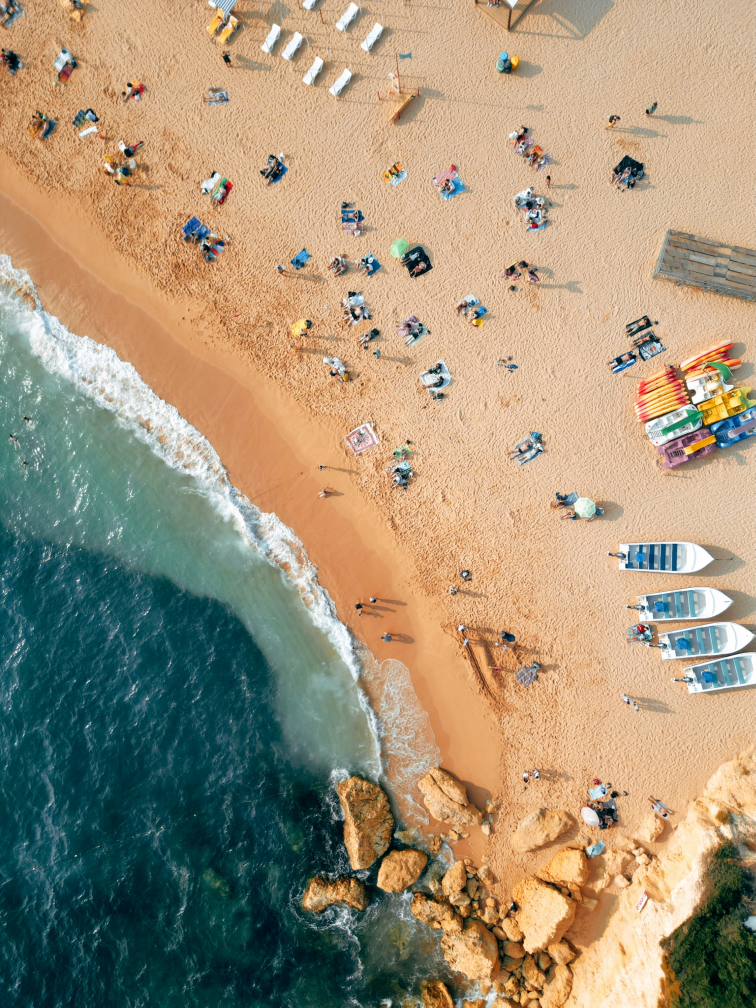
#> input picture Practical_04/images/input.jpg, 3023 x 4031 px (shown at 1/4 size)
$ python resize.py
#> lines starting #> are read from the running program, lines starting #| are printed output that depends on the picture
from PIL import Image
import os

# Input and output paths
input_path = 'images/input.jpg'
output_path = 'output/resized.jpg'

# Open image
img = Image.open(input_path)
#> img is the input picture: PIL image 3023x4031 RGB; mean R, G, B 161.2, 146.7, 121

# Reduce resolution (example: 25% of original)
new_size = (img.width // 4, img.height // 4)
#> new_size = (755, 1007)
resized_img = img.resize(new_size)
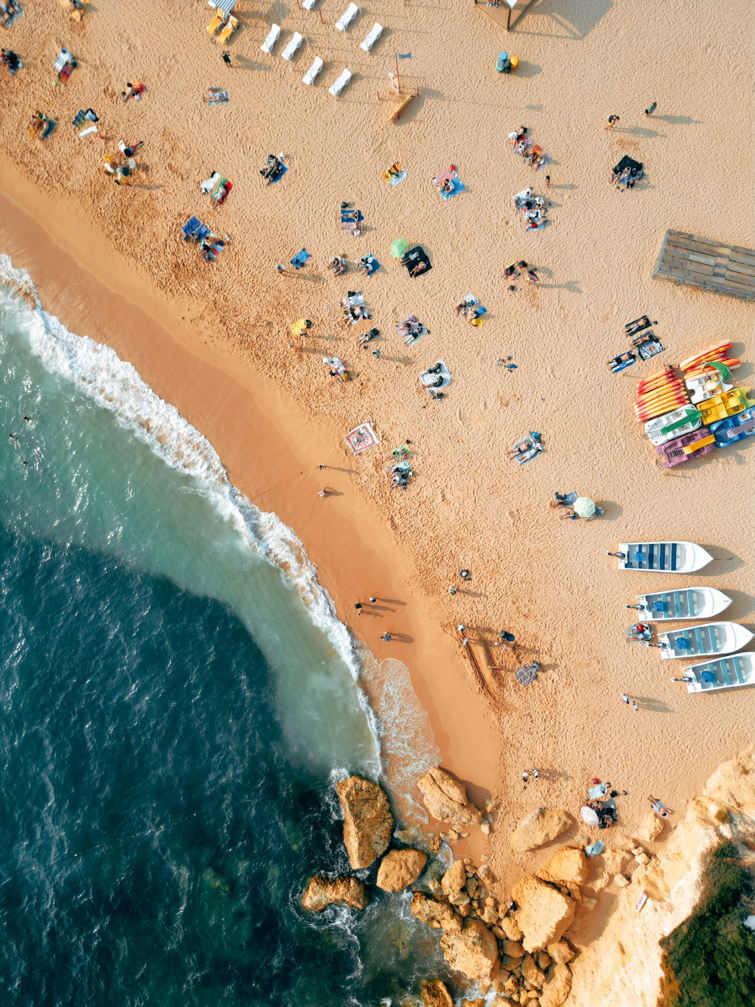
#> resized_img: PIL image 755x1007 RGB; mean R, G, B 161.2, 146.7, 121

# Save the reduced image
os.makedirs(os.path.dirname(output_path), exist_ok=True)
resized_img.save(output_path)

print(f"Image resized to {new_size} and saved to {output_path}")
#| Image resized to (755, 1007) and saved to output/resized.jpg
